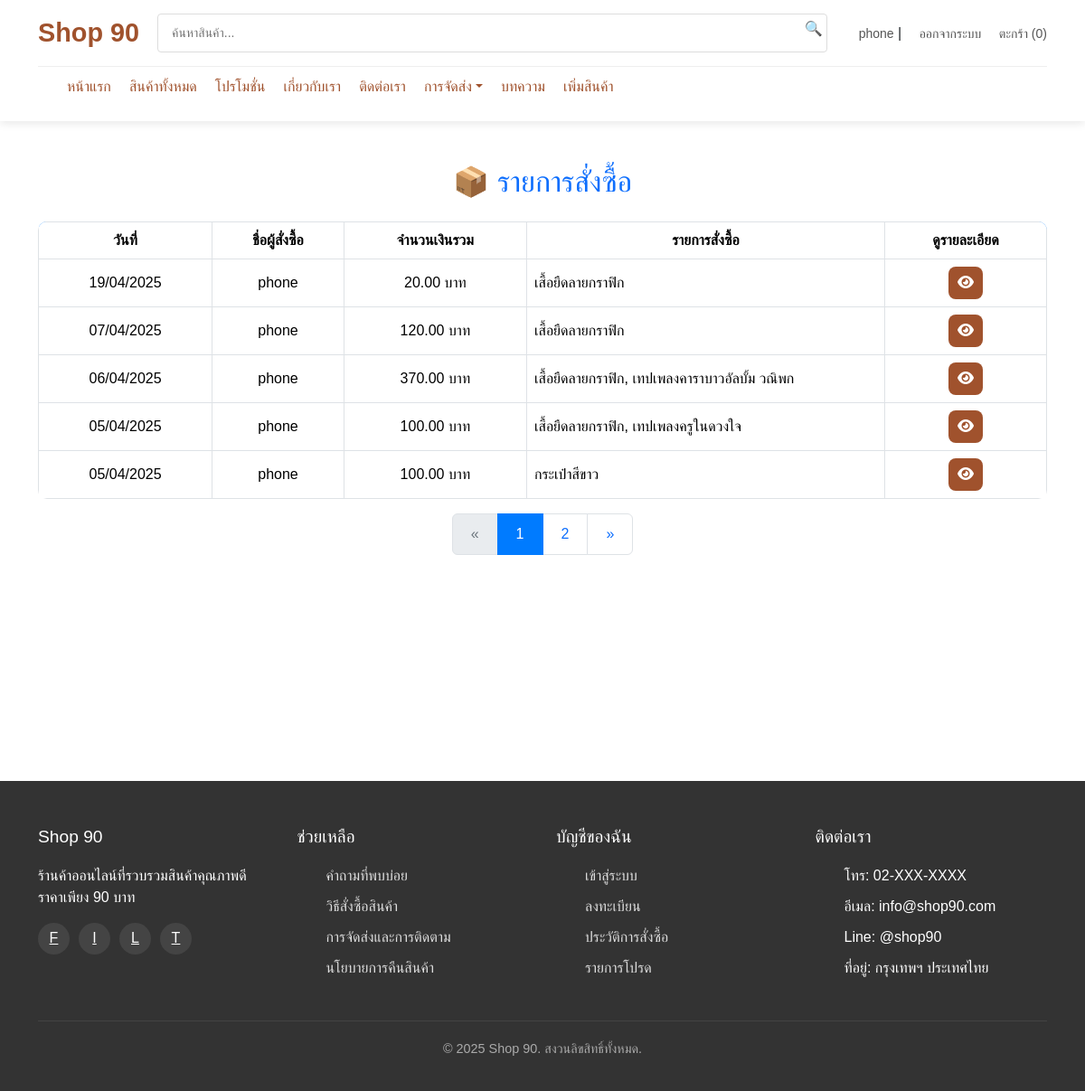
Screenshot of /page/order_list.php (signed in) with the database file from the repository.
### tables this page shows
CREATE TABLE `order_history` (
  `order_id` int(11) NOT NULL,
  `user_id` int(11) NOT NULL,
  `product_id` int(11) NOT NULL,
  `quantity` int(11) NOT NULL,
  `price` decimal(10,2) NOT NULL,
  `total` decimal(10,2) NOT NULL,
  `tracking_number` varchar(100) DEFAULT NULL,
  `delivery_company` varchar(100) DEFAULT NULL,
  `order_date` datetime DEFAULT current_timestamp(),
  `shipping_address` text DEFAULT NULL,
  `phone` varchar(20) DEFAULT NULL,
  `status` enum('รอดำเนินการ','กำลังจัดส่ง','จัดส่งแล้ว') DEFAULT 'รอดำเนินการ'
);

CREATE TABLE `users` (
  `user_id` int(11) NOT NULL,
  `username` varchar(255) NOT NULL,
  `email` varchar(255) NOT NULL,
  `password` varchar(255) NOT NULL,
  `phone_number` varchar(20) DEFAULT NULL,
  `address` text DEFAULT NULL,
  `user_type` enum('customer','admin') NOT NULL DEFAULT 'customer',
  `created_at` timestamp NOT NULL DEFAULT current_timestamp(),
  `profile_image` varchar(255) NOT NULL DEFAULT 'default.png'
);

### page/order_list.php (the view, shortened to what this page needs)
<?php
include('../includes/header.php');
$user_id = $_SESSION['user_id'];
$limit = 5;
$page = isset($_GET['page']) ? (int)$_GET['page'] : 1;
$start = ($page - 1) * $limit;
$where_clause = "AND oh.user_id = $user_id";
$sql = "SELECT order_date, u.username AS user_name,
               GROUP_CONCAT(oh.product_id SEPARATOR ', ') AS products,
               SUM(oh.total) AS total,
               oh.order_id
        FROM order_history oh
        JOIN users u ON oh.user_id = u.user_id
        WHERE 1 $where_clause  -- เฉพาะข้อมูลของ user ที่ล็อกอินอยู่
        GROUP BY oh.user_id, order_date
        ORDER BY order_date DESC
        LIMIT $start, $limit";
$result = $conn->query($sql);
$count_sql = "SELECT COUNT(*) AS total
              FROM (
                  SELECT 1
                  FROM order_history oh
                  JOIN users u ON oh.user_id = u.user_id
                  WHERE 1 $where_clause
                  GROUP BY oh.user_id, order_date
              ) AS grouped_dates";
$count_result = $conn->query($count_sql);
$total_orders = $count_result->fetch_assoc()['total'];
$total_pages = ceil($total_orders / $limit);
?>
<body>
    <div class="container mt-5">
        <h2 class="mb-4 text-center text-primary">📦 รายการสั่งซื้อ</h2>
        <div class="table-responsive">
            <table class="table table-bordered order-table">
                <thead>
                    <tr class="text-center">
                        <th>วันที่</th>
                        <th>ชื่อผู้สั่งซื้อ</th>
                        <th>จำนวนเงินรวม</th>
                        <th>รายการสั่งซื้อ</th>
                        <th>ดูรายละเอียด</th>
                    </tr>
                </thead>
                <tbody>
                    <?php while ($row = $result->fetch_assoc()): ?>
                    <tr class="text-center align-middle">
                        <td><?= date('d/m/Y', strtotime($row['order_date'])) ?></td>
                        <td><?= htmlspecialchars($row['user_name']) ?></td>
                        <td><?= number_format($row['total'], 2) ?> บาท</td>
                        <td class="product-names-cell" title="<?php
    $product_ids = explode(', ', $row['products']);
    $product_names = [];
    foreach ($product_ids as $product_id) {
        $product_id = intval($product_id);
        $product_sql = "SELECT product_name FROM products WHERE product_id = $product_id";
        $product_result = $conn->query($product_sql);
        if ($product_result && $product_row = $product_result->fetch_assoc()) {
            $product_names[] = $product_row['product_name'];
        }
    }
    echo htmlspecialchars(implode(', ', $product_names));
?>">
                            <?= htmlspecialchars(implode(', ', $product_names)) ?>
                        </td>
                        <td>
                            <button type="button" class="view-order-btn" data-toggle="modal"
                                data-target="#orderModal<?= $row['order_id'] ?>" title="ดูรายละเอียด">
                                <i class="fas fa-eye"></i>
                            </button>
                        </td>
                    </tr>
                                                <?php
                                    $product_ids = explode(', ', $row['products']);
                                    $product_names = [];
                                    foreach ($product_ids as $product_id) {
                                        $product_id = (int)$product_id;
                                        $sql_modal_product = "SELECT product_name FROM products WHERE product_id = $product_id";
                                        $result_modal_product = $conn->query($sql_modal_product);
                                        if ($result_modal_product && $product_row = $result_modal_product->fetch_assoc()) {
                                            $product_names[] = $product_row['product_name'];
                                        }
                                    }
                                    ?>
                                        <?php
                                    $product_ids = explode(', ', $row['products']);
                                    foreach ($product_ids as $product_id) {
                                        $product_sql = "SELECT product_image FROM products WHERE product_id = $product_id";
                                        $product_result = $conn->query($product_sql);
                                        if ($product_result && $product_row = $product_result->fetch_assoc()) {
                                            $image_url = $product_row['product_image'];
                                            echo '<div class="col-6 col-md-3">';
                                            echo '<div class="card custom-image-card">';
                                            echo '<img src="../assets/image/' . $image_url . '" alt="Product Image" class="img-fluid">';
                                            echo '</div>';
                                            echo '</div>';
                                        }
                                    }
                                    ?>
                    <?php endwhile; ?>
                </tbody>
            </table>
        </div>
        <nav aria-label="Page navigation" style="margin-bottom: 250px;">
            <ul class="pagination justify-content-center">
                <li class="page-item <?= ($page == 1) ? 'disabled' : '' ?>">
                    <a class="page-link" href="?page=<?= $page - 1 ?>" aria-label="Previous">
                        <span aria-hidden="true">&laquo;</span>
                    </a>
                </li>
                <?php for ($i = 1; $i <= $total_pages; $i++): ?>
                <li class="page-item <?= ($page == $i) ? 'active' : '' ?>">
                    <a class="page-link" href="?page=<?= $i ?>"><?= $i ?></a>
                </li>
                <?php endfor; ?>
                <li class="page-item <?= ($page == $total_pages) ? 'disabled' : '' ?>">
                    <a class="page-link" href="?page=<?= $page + 1 ?>" aria-label="Next">
                        <span aria-hidden="true">&raquo;</span>
                    </a>
                </li>
            </ul>
        </nav>
    </div>
</body>
</html>
<?php include('../includes/footer.php'); ?>

### assets/css/style.css (style rules this page uses)
* { box-sizing: border-box; margin: 0; padding: 0; font-family: 'Prompt', sans-serif; }
body { background-color: #f8f9fa; color: #333; line-height: 1.6; }
.container { max-width: 1200px; margin: 0 auto; padding: 0 20px; }
a { color: #A0522D; text-decoration: none; }

### assets/css/product.css (style rules this page uses)
body { font-family: 'Arial', sans-serif; margin: 0; padding: 0; background-color: #f5f5f5; }

### assets/css/profile.css (style rules this page uses)
:root { --main-color: #A0522D; --text-dark: #333; --bg-light: #f5f5f5; --border-radius: 12px; --shadow-light: 0px 2px 10px rgba(0, 0, 0, 0.1); }

### assets/css/modal.css (style rules this page uses)
h2 { color: #333; text-align: center; margin-bottom: 20px; }

### assets/css/order_tracking.css (style rules this page uses)
h2 { text-align: center; color: #333; font-size: 24px; margin-bottom: 20px; }

### assets/css/order_list.css (style rules this page uses)
.order-table { border-radius: 10px; overflow: hidden; }
.order-table thead { background-color: #007bff; color: white; }
.pagination .page-item.active .page-link { background-color: #007bff; border-color: #007bff; color: white; }
.pagination .page-item.disabled .page-link { color: #6c757d; }
.pagination .page-link { padding: 10px 20px; }
.view-order-btn { background-color: #A0522D; color: #fff; border: none; border-radius: 8px; padding: 6px 10px; transition: all 0.3s ease; }
.product-names-cell { max-width: 200px; white-space: nowrap; overflow: hidden; text-overflow: ellipsis; text-align: left; }

### rows the page displays
order_history: order_date "19/04/2025", user.username "phone", total "20.00", product_names "เสื้อยืดลายกราฟิก"
order_history: order_date "07/04/2025", user.username "phone", total "120.00", product_names "เสื้อยืดลายกราฟิก"
order_history: order_date "06/04/2025", user.username "phone", total "370.00", product_names "เสื้อยืดลายกราฟิก, เทปเพลงคาราบาวอัลบั้ม วณิพก"
order_history: order_date "05/04/2025", user.username "phone", total "100.00", product_names "เสื้อยืดลายกราฟิก, เทปเพลงครูในดวงใจ"
order_history: order_date "05/04/2025", user.username "phone", total "100.00", product_names "กระเป๋าสีขาว"

### other values shown
$_SESSION['username'] "phone"
